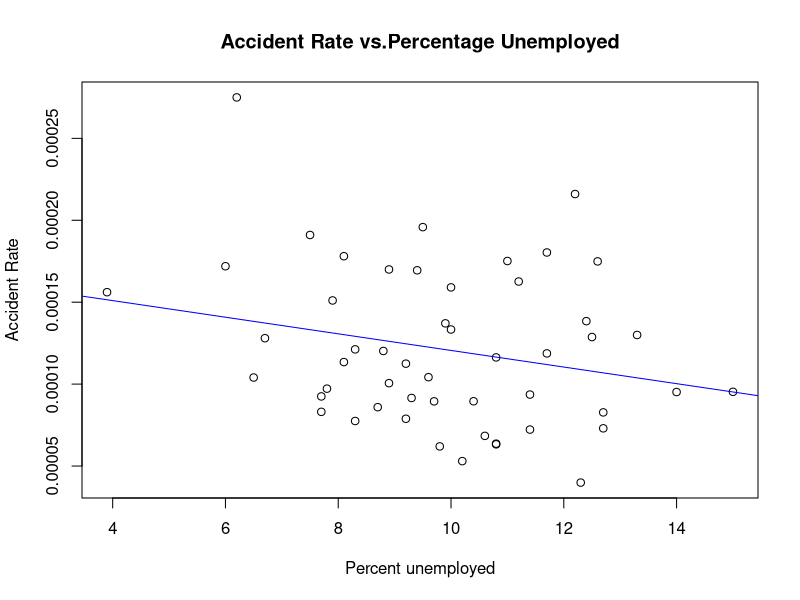

Write the R code that produced this figure.
Attributes<-read.table("Census 2010 DP1 DP2 and DP3 - Extracted Attributes.csv", header=T, sep=',')
fatality<-read.table("FatalititesDatasetByYear.csv", header=T, sep=',')
F10 <- fatality[, c(1,12)]
data10<-merge(F10, Attributes, by="State")
rate<-data10$Y2010/data10$Total.population
plot(data10$Percent.Unemployed, xlab= "Percent unemployed",rate, ylab= "Accident Rate", main="Accident Rate vs.Percentage Unemployed")
model<-lm(rate~data10$Percent.Unemployed)
abline(model, col="blue")
summary(model)
